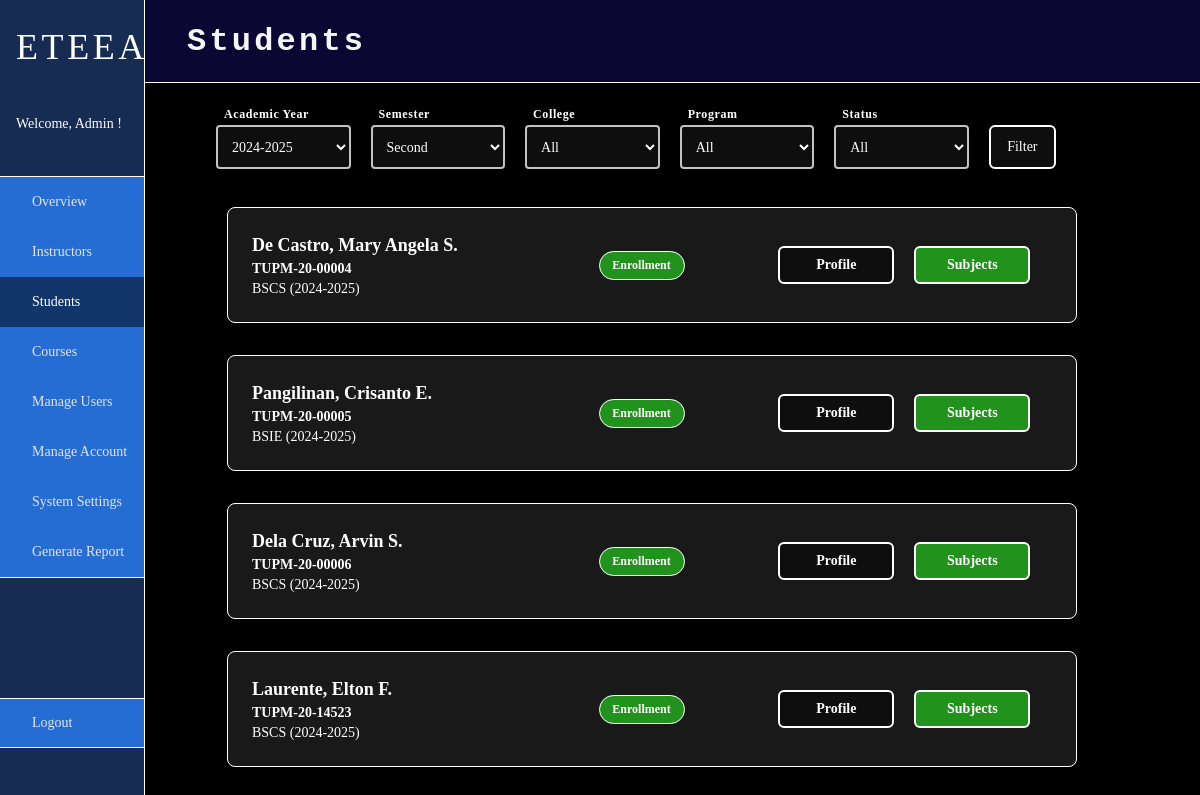
The page /index/admin_students (signed in) on the database its author committed.
### models.py (models this page shows)
class Student(db.Model):
    __tablename__ = "students"
    id = db.Column("id", db.Integer, primary_key=True)
    user = db.Column("user", db.Integer, db.ForeignKey('users.id'))
    type_of_student = db.Column("type_of_student", db.Enum('local', 'foreign'), default='local')
    foreign_address = db.Column("foreign_address", db.String(100))
    progress = db.Column(db.Enum('payment', 'payment-pending', 'payment-rejected', 'enrollment', 'enrolled', 'graduate'), nullable=False, default='payment')
    program = db.Column("program", db.Integer, db.ForeignKey('programs.id'))
    ay = db.Column("academic_year", db.String(9))
    tup_id = db.Column("tup_id", db.String(20))
    semester = db.Column("semester", db.Enum('1st', '2nd', 'Midyear'))
    receipt_filepath = db.Column("receipt_filepath", db.String(64))
    dean = db.Column("dean", db.String(64))
    dept_head = db.Column("dept_head", db.String(64))
    enrollments = db.relationship("Enrollment", backref='students')

class Program(db.Model):
    __tablename__ = "programs"
    id = db.Column("id", db.Integer, primary_key=True)
    name = db.Column("name", db.String(64))
    abbr = db.Column("abbr", db.String(10))
    college_id = db.Column(db.Integer, db.ForeignKey("colleges.id"))
    year_levels = db.Column(db.Integer)

### views.py (the view)
@views.route('/admin_students', methods=["GET", "POST"])
def admin_students():
    if g.user != 'admin':
        return redirect(url_for('.unauthorized'))
    views = user_views[g.user]
    students = db.get_students()
    data = { 'students': [] }
    form = FilterForm(db.get_academic_years(), db.get_programs(), 'admin')
    if form.validate_on_submit():
        filter = form.data
    else:
        cfg = db.get_system_settings()
        form.ay.data = str(cfg['academic_year'])
        form.semester.data = str(cfg['semester'])
        form.college.data = "All"
        form.program.data = "All"
        form.status.data = "All"
        filter = form.data
    for s in students:
        if filter['ay'] != "All" and filter['ay'] != s['ay']:
            continue
        if filter['semester'] != "All" and filter['semester'] != s['semester']:
            continue
        if filter['college'] != "All" and filter['college'] != s['college']:
            continue
        if filter['program'] != "All" and filter['program'] != s['program']:
            continue
        if filter['status'] != "All" and filter['status'] != s['progress']:
            continue
        info = {
            'name': f"{s['l_name'].title()}, {s['f_name']} {s['m_name'][0]+'.' if s['m_name'] else ''}",
            'username': s['username'],
            'id': s['id'],
            'uid': s['user'],
            'tup_id': s['tup_id'],
            'program': s['program'],
            'progress': s['progress'],
            'receipt': s['receipt_filepath'],
            'ay': s['ay'],
            'semester': s['semester']
        }
        data['students'].append(info)
    return render_template('students-admin.html', page="Students", data=data, form=form, views=views)

### db_functions.py (called while the page is built)
def get_system_settings():
    fp = "./cfg.json"
    if os.path.exists(fp):
        with open(fp, 'r') as file:
            cfg = json.loads(file.read())
    else:
        cfg = {
            'academic_year': date.today().year, 'semester': '1st'}
        with open(fp, 'w') as file:
            file.write(json.dumps(cfg))
    return cfg

def get_user(user_id):
    return User.query.filter_by(id=user_id).first().__dict__

def get_academic_years():
    enrollments = Enrollment.query.all()
    academic_years = []
    for enrollment in enrollments:
        if enrollment.ay not in academic_years:
            academic_years.append(enrollment.ay)
    return academic_years

def get_students():
    students = []
    for student in Student.query.all():
        student = student.__dict__
        userinfo = get_user(student['user'])
        student['f_name'] = userinfo['f_name']
        student['l_name'] = userinfo['l_name']
        student['m_name'] = userinfo['m_name']
        student['username'] = userinfo['username']
        if student['program']:
            program = Program.query.filter_by(id=student['program']).first()
            student['program'] = program.abbr
            college = College.query.filter_by(id=program.college_id).first().abbr
            student['college'] = college
        students.append(student)
    return students

def get_programs():
    return [p.__dict__ for p in Program.query.all()]

### views.py (called while the page is built)
@views.before_request
def verify_permissions():
    g.user = None
    if 'user' in session:
        g.user = session['user']
    else:
        return redirect('/login')

### templates/students-admin.html (shortened to what this page needs)
{% extends "index.html" %}
{% block content %}
<div class="main-content">
    <form action="/index/admin_students" method="post">
        <div class="form-row filters">
            <div class="field width-20">
                {{ form.ay.label() }}
                {{ form.ay(class="text") }}
            </div>
            <div class="field width-20">
                {{ form.semester.label() }}
                {{ form.semester(class="text") }}
            </div>
            <div class="field width-20">
                {{ form.college.label() }}
                {{ form.college(class="text") }}
            </div>
            <div class="field width-20">
                {{ form.program.label() }}
                {{ form.program(class="text") }}
            </div>
            <div class="field width-20">
                {{ form.status.label() }}
                {{ form.status(id="enrollment-status", class="text") }}
            </div>
            <div class="field width-10">
                {{ form.submit(class='submit grey width-100') }}
            </div>
        </div>
    </form>
    {% for student in data.students %}
    <div class="main-row">
        <div class="card bar color-white">
            <div class="left">
                <div class="card-strongtext"> {{ student.name}} </div>
                <div class="card-subtext">
                    {% if student.tup_id %}
                        {{ student.tup_id }}
                    {% else %}
                        TUP ID not set
                    {% endif %}
                </div>
                <div class="card-subtext smaller">{{ student.program }} ({{ student.ay }})</div>
            </div>
            <div class="middle">
                <div class="cell smaller {{ student.progress }}">
                    <strong>
                        {% if student.progress == 'payment-rejected' %}
                        Payment
                        {% elif student.progress == 'payment-pending'%}
                        Payment
                        {% else %}
                        {{ student.progress.title() }}
                        {% endif %}
                    </strong>
                </div>
            </div>
            <div class="right">
                <button class="profile btn-grey" data-id="{{student.uid}}">Profile</button>
                {% if student.progress == 'payment' %}
                    <button disabled>No receipt</button>
                {% elif student.progress == 'payment-pending' %}
                    <button class="approve btn-green" data-id="{{student.id}}" data-progress="{{student.progress}}">Receipt</button>
                {% elif student.progress == 'payment-rejected' %}
                    <button class="approve btn-red" data-id="{{student.id}}" data-progress="{{student.progress}}">Rejected</button>
                {% elif student.progress == 'enrollment' %}
                    <button class="enroll btn-green"  data-id="{{student.id}}">Subjects</button>
                {% elif student.progress == 'enrolled' %}
                <button class="view btn-purple">View Subjects</button>
                {% endif %}
            </div>
        </div>
    </div>
    {% endfor %}
</div>
{% endblock %}

### static/styles/index.css (style rules this page uses)
* { margin: 0; padding: 0; font-family: quicksand; }
body { background-color: #000000; }
input, textarea { margin-left: 52px; }
select, input[type="number"] { width: 200px; line-height: 22px; font-size: 16px; padding: 6px; border: 1px solid rgba(47, 47, 47, 0.6); }
select option { margin-bottom: 4px; }
input[type="submit"] { color: white; background-color: #199914da; font-size: 14px; padding: 12px; border: none; border-radius: 6px; max-width: 102px; }
label { margin-left: 52px; margin-bottom: 8px; }

### rows shown on the page
Student: tup_id "TUPM-20-00004", ay "2024-2025"
Program: program "BSCS" "BSCS" "BSCS"
Student: tup_id "TUPM-20-00005", ay "2024-2025"
Program: program "BSIE"
Student: tup_id "TUPM-20-00006", ay "2024-2025"
Student: tup_id "TUPM-20-14523", ay "2024-2025"

### other values the page prints
{{ session.get('user').title() }} "Admin"
{{ view.name }} "Overview" "Instructors" "Students" "Courses" "Manage Users" "Manage Account" "System Settings" "Generate Report"
{{ page }} "Students"
{{ student.name }} "De Castro, Mary Angela S." "Pangilinan, Crisanto E." "Dela Cruz, Arvin S." "Laurente, Elton F."
{{ student.progress.title() }} "Enrollment" "Enrollment" "Enrollment" "Enrollment"
